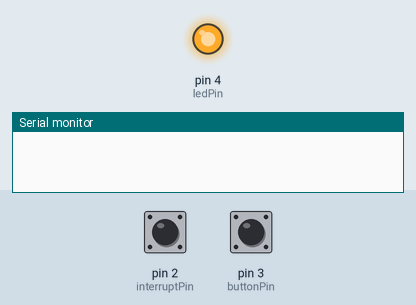
The sketch below on a simulated Arduino Nano, built with avr-gcc and run on an emulated ATmega328P. Shown: output pins drawn as LEDs (lit = HIGH), the last lines printed to the serial monitor. The test bench sets the inputs (shaded band); at power-on: pin 2 (interruptPin) HIGH, pin 3 (buttonPin) HIGH.

Above: at 1.2 s.
1.3 s: pin 2 (interruptPin) pulled LOW for 0.15 s
At 2.5 s:
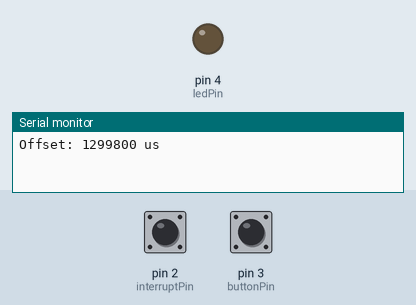
2.9 s: pin 3 (buttonPin) pulled LOW for 0.15 s
At 4.5 s:
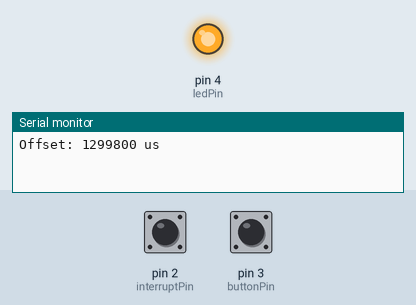
Timing chart, 0 to 6.0 s (numbered marks = the images above; inputs shaded):
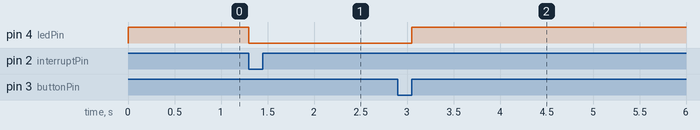

The sketch:

latencyMeasure_ArduNano.ino
```cpp
/*
 * https://github.com/ochin-space/miscellaneous
 * Designer: perniciousflier
 * date: 19/10/2021
 * Note: this fw is meant to be used on Arduino Nano.
 * This project is designed to precisely measure the glass to glass latency of a video tx rx system.
 * To measure the latency you have to mesure the offset first (the latency of this circuit).
 * To do it you have to place the photocell in front of the led diode and then press the button for more then 3seconds.
 * Once the offset has been measured you can measure the latency of your system placing the led diode in front of the camera
 * and the fotocell in front of the screen (before check where is the led on your screen). To make the measure just brifely press
 * the button and see on the serial terminal the latency value measured in microseconds.
*/

char latencyStr[20];
const byte buttonPin = 3;
const byte ledPin = 4;
const byte interruptPin = 2;
unsigned long StartTime, latency, offset=0;

void setup() {
  Serial.begin(9600);
  pinMode(ledPin, OUTPUT);
  pinMode(buttonPin, INPUT_PULLUP);
  pinMode(interruptPin, INPUT_PULLUP);

  attachInterrupt(digitalPinToInterrupt(interruptPin), interrupt_offset, FALLING );
  StartTime = micros();
  digitalWrite(ledPin, HIGH);
}

void loop() {
  unsigned long cnt=0;
  while(digitalRead(buttonPin)){delay(10);}
  while(!digitalRead(buttonPin)){delay(10);cnt++;}
  if(cnt>300) //pressed for >=3sec
  {
    attachInterrupt(digitalPinToInterrupt(interruptPin), interrupt_offset, FALLING );
  }
  else
  {
    attachInterrupt(digitalPinToInterrupt(interruptPin), interrupt_handler, FALLING );
  }
  StartTime = micros();
  digitalWrite(ledPin, HIGH);
}

void interrupt_handler() {
  latency = micros()-StartTime;
  if(latency>offset) latency = latency-offset;
  else latency = 0;
  detachInterrupt(digitalPinToInterrupt(interruptPin));
  digitalWrite(ledPin, LOW);
  String latencyStr = String(latency, DEC);
  Serial.print("Latency: ");
  Serial.print(latencyStr);
  Serial.println(" us");
}

void interrupt_offset() {
  offset = micros()-StartTime;
  detachInterrupt(digitalPinToInterrupt(interruptPin));
  digitalWrite(ledPin, LOW);
  String offsetStr = String(offset, DEC);
  Serial.print("Offset: ");
  Serial.print(offsetStr);
  Serial.println(" us");
}
```

Measured:
- after the input at 1.3 s, pin 4 (ledPin): HIGH → LOW at once
- after the input at 2.9 s, pin 4 (ledPin): LOW → HIGH after 0.15 s
